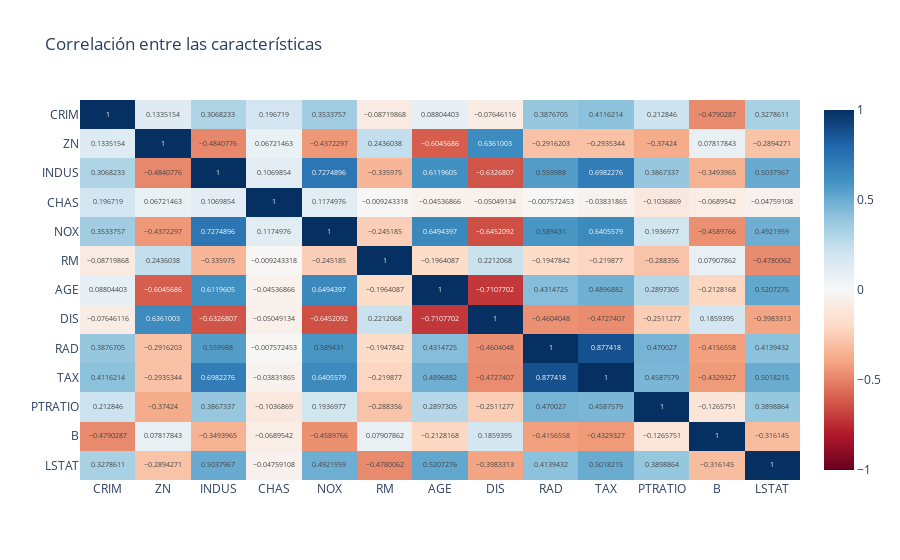

Source (notebook cell):
### Markdown cell above
Podemos observar que existe una única correlación fuerte:
- RAD - TAX

Por otro lado, destacamos las siguientes:
- AGE - DIS
- TAX - INDUS

A su vez, vemos que CHAS no tiene correlación con ninguna variable.

### Code cell
corr_matrix = X_train.corr()

fig = px.imshow(corr_matrix, title='Correlación entre las características', aspect='auto', color_continuous_scale='RdBu',
          zmin= -1, zmax=1, text_auto=True)

fig.show()

### Figure 1 — Plotly figure (JSON) as saved in the notebook; plotly's stock layout.template omitted (floating-point values rounded to 4 significant figures; data arrays with more than 128 entries replaced by an {"elided": "..."} marker saying what was removed)
{"data": [{"coloraxis": "coloraxis", "hovertemplate": "x: %{x}<br>y: %{y}<br>color: %{z}<extra></extra>", "name": "0", "texttemplate": "%{z}", "type": "heatmap", "x": ["CRIM", "ZN", "INDUS", "CHAS", "NOX", "RM", "AGE", "DIS", "RAD", "TAX", "PTRATIO", "B", "LSTAT"], "xaxis": "x", "y": ["CRIM", "ZN", "INDUS", "CHAS", "NOX", "RM", "AGE", "DIS", "RAD", "TAX", "PTRATIO", "B", "LSTAT"], "yaxis": "y", "z": {"elided": "13x13 float values"}}], "layout": {"coloraxis": {"cmax": 1, "cmin": -1, "colorscale": [[0, "rgb(103,0,31)"], [0.1, "rgb(178,24,43)"], [0.2, "rgb(214,96,77)"], [0.3, "rgb(244,165,130)"], [0.4, "rgb(253,219,199)"], [0.5, "rgb(247,247,247)"], [0.6, "rgb(209,229,240)"], [0.7, "rgb(146,197,222)"], [0.8, "rgb(67,147,195)"], [0.9, "rgb(33,102,172)"], [1, "rgb(5,48,97)"]]}, "title": {"text": "Correlación entre las características"}, "xaxis": {"anchor": "y", "domain": [0, 1]}, "yaxis": {"anchor": "x", "autorange": "reversed", "domain": [0, 1]}}}
